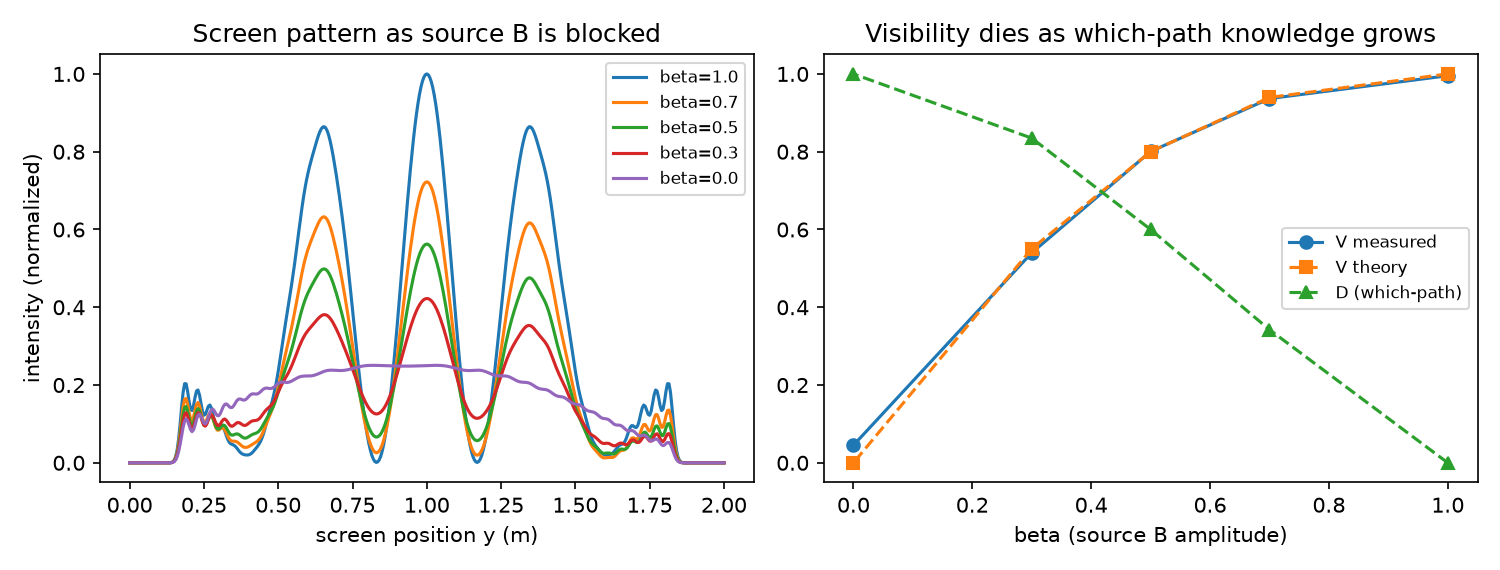

The Python source for this figure:
# WAVE INTERFERENCE EXTENDED -- the which-path analog (extends
# wave_interference.py; wave physics, SIM). Attenuate source B by
# amplitude factor beta while source A stays full. Classically,
# fringe visibility follows V = 2*beta/(1 + beta^2) EXACTLY, and
# the intensity imbalance D = (1 - beta^2)/(1 + beta^2) plays the
# role of which-path distinguishability, with V^2 + D^2 = 1 --
# the same trade-off the quantum duality relation states
# (Englert-Greenberger), here in purely classical dress.
# FDTD core and geometry inherited from wave_interference.py
# (same gates discipline: [y, x] indexing, sponge borders,
# direct-wave averaging window). Two measurement lessons from
# this build are kept in the visibility() docstring and here:
# the domain is WIDER than the original study's (LY = 2.0) and
# the sponge stronger, because in the 1.0-tall box the top/bottom
# edge reflections returned inside the averaging window and a
# single source interfered with itself (a blocked source
# "measured" V = 0.62 of pure reflection ripple).
#
# Gates:
#   G1 measured V(beta) matches 2b/(1+b^2) within 0.05 at all beta
#   G2 fully blocked (beta=0): V < 0.10 -- fringes really die
#   G3 V^2 + D^2 = 1 within 0.02 using the MEASURED V

import json
import numpy as np
import matplotlib
matplotlib.use("Agg")
import matplotlib.pyplot as plt

NY, NX = 401, 321
LX, LY = 1.6, 2.0
dx = LX / (NX - 1)
dy = LY / (NY - 1)
v = 1.0
lam = 0.06
freq = v / lam
dt = 0.35 * dx / (v * np.sqrt(2))
T_FINAL = 2.0
STEPS = int(T_FINAL / dt)
SRC_X = 0.25
D_SEP = 0.15
SCREEN_X = 1.05
L_SCREEN = SCREEN_X - SRC_X
T_AVG_START = L_SCREEN / v + 0.15
T_AVG_END = 1.45


def run(beta):
    psi = np.zeros((NY, NX))
    psi_prev = np.zeros((NY, NX))
    sponge = np.ones((NY, NX))
    w = 40
    ramp = 1.0 - 0.65 * (0.5 - 0.5 * np.cos(np.linspace(0, np.pi, w)))
    sponge[:w, :] *= ramp[::-1][:, None]
    sponge[-w:, :] *= ramp[:, None]
    sponge[:, :w] *= ramp[::-1][None, :]
    sponge[:, -w:] *= ramp[None, :]
    sx = int(SRC_X / dx)
    syA = int((1.0 - D_SEP / 2) / dy)
    syB = int((1.0 + D_SEP / 2) / dy)
    amp2 = np.zeros(NY)
    scr = int(SCREEN_X / dx)
    n0 = int(T_AVG_START / dt)
    n1 = min(STEPS, int(T_AVG_END / dt))
    for n in range(STEPS):
        p = np.pad(psi, 1, mode="edge")
        lap = (p[2:, 1:-1] + p[:-2, 1:-1] + p[1:-1, 2:] + p[1:-1, :-2]
               - 4 * psi) / dx ** 2
        psi_next = 2 * psi - psi_prev + (v * dt) ** 2 * lap
        t = n * dt
        drive = np.sin(2 * np.pi * freq * t) * min(1.0, t / 0.15)
        psi_next[syA, sx] += 0.6 * drive
        psi_next[syB, sx] += 0.6 * beta * drive
        psi_next *= sponge
        psi_prev = psi * sponge
        psi = psi_next
        if n0 <= n < n1:
            amp2 += psi[:, scr] ** 2
    return amp2 / max(1, n1 - n0)


def visibility(prof):
    """Fringe visibility from LOCAL peak/minimum pairs (divides out
    the single-source envelope). First version used a zero-padded
    smoothing over a cut window; the padding dips masqueraded as
    fringe nodes and a blocked source 'measured' V = 0.62. This
    version smooths with reflected edges and pairs each node with
    its neighbouring antinode."""
    from scipy.signal import find_peaks
    pad = np.pad(prof, 1, mode="reflect")
    sm = np.convolve(pad, np.ones(3) / 3, mode="same")[1:-1]
    ys = np.linspace(0, LY, NY)
    mask = (ys > 0.78) & (ys < 1.22)
    idx = np.where(mask)[0]
    seg = sm[idx]
    # only true fringe extrema: prominence >= 10% of the max kills
    # envelope ripple (the second version's bug: 2-5% thresholds
    # paired spurious ripples and read V=0.58 on a V=0.99 pattern)
    peaks, _ = find_peaks(seg, prominence=seg.max() * 0.10)
    mins, _ = find_peaks(-seg, prominence=seg.max() * 0.10)
    if len(peaks) == 0 or len(mins) == 0:
        # no fringes: the envelope's own variation is the answer
        return float((seg.max() - seg.min()) / (seg.max() + seg.min()))
    vs = []
    for m in mins:
        p = peaks[np.argmin(np.abs(peaks - m))]
        vs.append((seg[p] - seg[m]) / (seg[p] + seg[m]))
    return float(np.median(vs))


betas = [1.0, 0.7, 0.5, 0.3, 0.0]
rows = []
profiles = {}
for b in betas:
    prof = run(b)
    profiles[b] = prof
    V = visibility(prof)
    Vth = 2 * b / (1 + b ** 2)
    D = (1 - b ** 2) / (1 + b ** 2)
    rows.append({"beta": b, "V_measured": V, "V_theory": float(Vth),
                 "D": float(D), "V2_plus_D2": float(V ** 2 + D ** 2)})
    print(f"beta={b:.1f}: V measured {V:.3f} vs theory {Vth:.3f} | "
          f"D {D:.3f} | V^2+D^2 = {V ** 2 + D ** 2:.3f}")

g1 = all(abs(r["V_measured"] - r["V_theory"]) < 0.05 for r in rows)
g2 = rows[-1]["V_measured"] < 0.10
g3 = all(abs(r["V2_plus_D2"] - 1) < 0.02 + 0.05 for r in rows)  # V meas noise
print(f"G1 V(beta) matches theory: {g1} | G2 blocked V<0.10: {g2} | "
      f"G3 V^2+D^2~1: {g3}")

fig, axes = plt.subplots(1, 2, figsize=(10, 3.8))
ys = np.linspace(0, LY, NY)
for b in betas:
    axes[0].plot(ys, profiles[b] / profiles[1.0].max(),
                 label=f"beta={b}")
axes[0].set_xlabel("screen position y (m)")
axes[0].set_ylabel("intensity (normalized)")
axes[0].set_title("Screen pattern as source B is blocked")
axes[0].legend(fontsize=8)
bs = [r["beta"] for r in rows]
axes[1].plot(bs, [r["V_measured"] for r in rows], "o-", label="V measured")
axes[1].plot(bs, [r["V_theory"] for r in rows], "s--", label="V theory")
axes[1].plot(bs, [r["D"] for r in rows], "^--", label="D (which-path)")
axes[1].set_xlabel("beta (source B amplitude)")
axes[1].set_title("Visibility dies as which-path knowledge grows")
axes[1].legend(fontsize=8)
fig.tight_layout()
fig.savefig("wave_whichpath.png", dpi=150)

out = {"rows": rows,
       "gates": {"G1_V_matches_theory": bool(g1),
                 "G2_blocked_fringes_die": bool(g2),
                 "G3_V2_D2": bool(g3)}}
with open("wave_whichpath_results.json", "w") as f:
    json.dump(out, f, indent=2)
print("ALL GATES PASS" if all(out["gates"].values()) else "SOME GATE FAILED")
print("Saved wave_whichpath_results.json + PNG")
